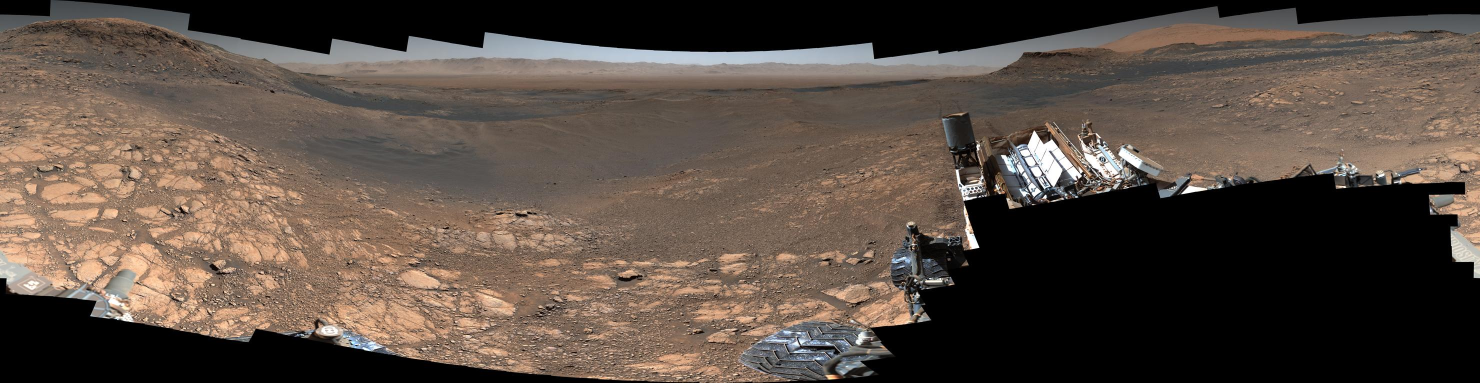
#> input picture datasets/backgrounds/mars_curiosity_360_pano.jpg, 2960 x 765 px, found by its file name (shown at 1/2 size)
$ python _crop_mars.py
#> lines starting #> are read from the running program, lines starting #| are printed output that depends on the picture
from PIL import Image
im = Image.open("datasets/backgrounds/mars_curiosity_360_pano.jpg")
#> im is the input picture: PIL image 2960x765 RGB; mean R, G, B 88.4, 76, 67
im.crop((380, 125, 1680, 600)).save("datasets/backgrounds/mars_clean.jpg", quality=92)
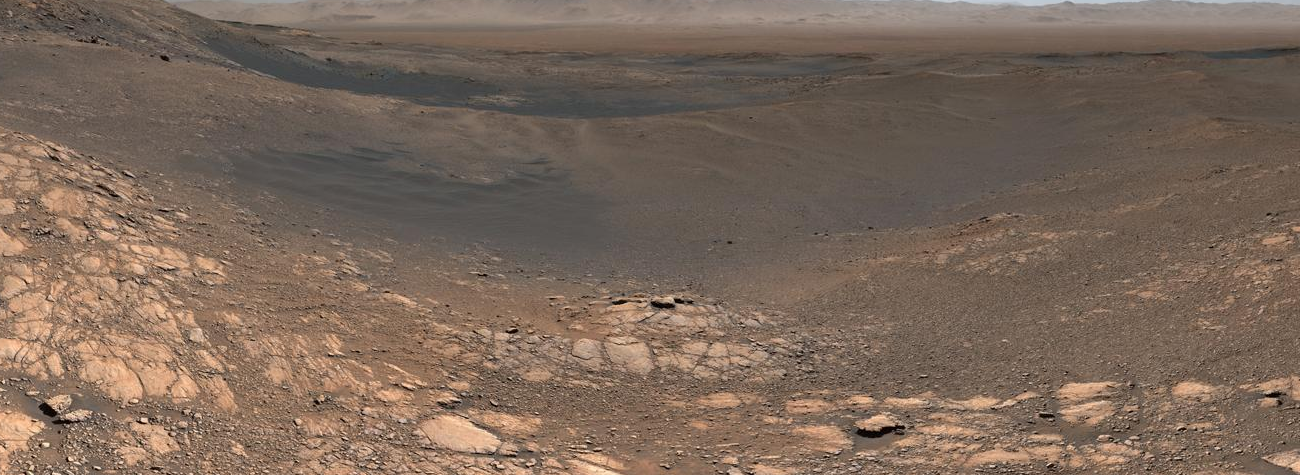
#> saved as mars_clean.jpg: PIL image 1300x475 RGB; mean R, G, B 123.5, 104.5, 90.9
print("   mars_clean.jpg regenerated from the panorama", im.size, "-> (1300, 475)")
#|    mars_clean.jpg regenerated from the panorama (2960, 765) -> (1300, 475)
